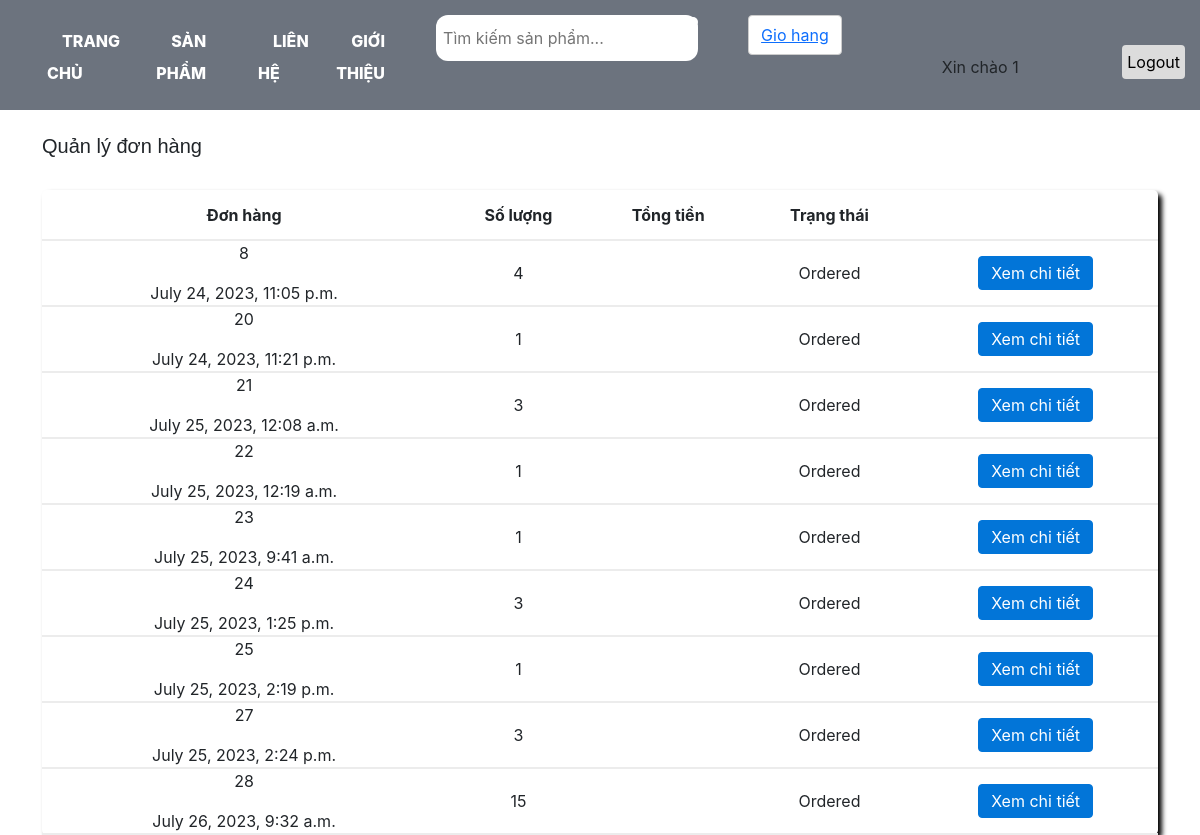
Screenshot of /order_list/ (signed in) with the database file from the repository.
### order/models.py (models this page shows)
class Users(AbstractUser):
    phone = models.CharField(max_length=10,null=True, blank=True)
    address = models.CharField(max_length=255,null=True, blank=True)
    class Meta:
        db_table = 'auth_user'

class Order(models.Model):
    status_choices = (
        (1, "Cart"),
        (2, "Ordered"),
        (3, "Cancelled"),
    )
    total_price = models.FloatField(default=0)
    quantity = models.PositiveIntegerField(default=0)
    user = models.ForeignKey(Users, related_name='users', on_delete=models.CASCADE, null=True, blank=True)
    status = models.IntegerField(choices=status_choices, default=1)
    datetime = models.DateTimeField(null=True, blank=True)

### product/views.py (the view, shortened to what this page needs)
# urls.py: path('order_list/',views.order_list, name="order_list"),
def order_list(request):
    list = Order.objects.filter(user=request.user, status =2)
    return render (request,'product/account.html',{'order':list})

### product/templates/product/account.html
{% extends 'product/base.html' %}
{% load static %}
{% block content %}
<br>
<h5>Quản lý đơn hàng</h5>
<br>
<table class ="order-tb">
    <tr class="tb-h">
        <th>Đơn hàng</th>
        <th>Số lượng</th>
        <th>Tổng tiền</th>
        <th>Trạng thái</th>
        <th></th>
    </tr>
    {% for i in order %}
        <tr class="table-order">
        <td><p>{{i.id}}</p>{{i.datetime}}</td>
        <td>{{i.quantity}}</td>
        <td>{{i.total}}</td>
        <td>{{i.get_status_display}}</td>
        <td><a href="{% url 'product:review_order' i.id%}" class="btn btn-primary">Xem chi tiết</a></td>
    {% endfor %}
        </tr>
</table>
{% endblock %}

### product/templates/product/base.html (shortened to what this page needs)
{% load static %}
<!DOCTYPE html>
<html>
    <head>
        <link rel="stylesheet" href="https://cdn.jsdelivr.net/npm/bootstrap@5.1.3/dist/css/bootstrap.min.css">
        <link rel="stylesheet" href="{% static 'css/product.css' %}">
        <link rel="stylesheet" href="https://cdn.jsdelivr.net/npm/bootstrap@5.3.0/dist/css/bootstrap.min.css">
    </head>
    <body>
    <header>
        <nav>
            <div class="content-nav">
                <ul>
                    <li><a href="#">Trang Chủ</a></li>
                    <li><a href="#">Sản Phẩm</a></li>
                    <li><a href="#">Liên Hệ</a></li>
                    <li><a href="#">Giới Thiệu</a></li>
                </ul>
                <form>
                    <input type="text" name="search" placeholder="Tìm kiếm sản phẩm..." />
                    <button type="submit"></button>
                </form>
            </div>
            <button type="button" class="btn btn-secondary"><a href="{% url 'product:show_cart' %}">Gio hang</a></button>
            <div class="user">
              {% if user.username %}
                  <p >Xin chào <span>{{user.username}}</span></p>
                  <p class="user-content"><a href="{% url 'product:logout'%}">Logout</a></p>
              {% else %}
              <p class="user-content"><a href="{% url 'product:register' %}">Đăng ký</a></p>
              <p class="user-content"><a href="{% url 'product:login'%}">Đăng nhập</a></p>
              {% endif %}
            </div>
        </nav>
    </header>
        <main class="container">
            <div class="row">
                <div class="col">
                {% block content %}
                {% endblock %}
                </div>
            </div>
        </main>
    </body>
</body>
</html>

### product/static/css/product.css (style rules this page uses)
body { margin-right: auto; margin-left: auto; }
.tb-description, .order-tb, .cart-tb { width: 100%; border-collapse: collapse; border-radius: 5px; box-shadow: 4px 4px 5px black; text-align: center; }
.tb-description td, .order-tb td, .cart-tb td { border-bottom: 2px solid #ececec; }
h4, h5 { font-family: sans-serif; font-size: 20px; font-weight: bold; }
td { width: auto; }
th, td { text-align: center; vertical-align: middle; }
th { height: 50px; border-bottom: 2px solid #ececec; }
.order-tb .tb-h { border-bottom: 2px solid #ececec; }

### product/templates/product/base.html (style rules this page uses)
* { padding: 0; margin: 0; box-sizing: border-box; font-family: 'Muli', -apple-system, BlinkMacSystemFont, 'Segoe UI', Roboto, 'Helvetica Neue', Arial, sans-serif, 'Apple Color Emoji', 'Segoe UI Emoji', 'Segoe UI Symbol', 'Noto Color Emoji'; }
li { list-style: none; }
nav { padding: 15px; width: 100%; display: flex; background: #6C737E; }
nav .content-nav { display: flex; line-height: 2rem; flex-direction: row; justify-content: flex-end; width: 60%; }
nav .content-nav ul { display: flex; position: relative; top:10px; }
nav .content-nav ul li a { text-decoration: none; color: white; text-transform: uppercase; padding: 0 15px; font-weight: 800; }
.content-nav form { position: relative; }
.content-nav form input { border: none; background: #fff; padding: 7px; outline: none; border-radius: 12px; }
.content-nav form button { padding: 5px; border-radius: 12px; position: absolute; right: 0; top: 2px; border: none; outline: none; background: #fff; }
.btn { cursor: pointer; outline: none; font-weight: 400; line-height: 1.25; text-align: center; white-space: nowrap; vertical-align: middle; border: 1px solid transparent; font-size: 1rem; border-radius: .25rem; transition: all .2s ease-in-out; }
.btn-secondary { color: #292b2c; background-color: #fff; border-color: #ccc; height: 40px; margin-left: 50px; }
.btn-primary { color: #fff; background-color: #0275d8; border-color: #0275d8; }
.user { display: flex; width: 250px; justify-content: space-between; align-items: flex-end; height: auto; margin-left:100px ; padding: 0; }
.user-content { padding: 5px; background-color: gainsboro; border-radius: 4px; }
.user-content a { color: #000; text-decoration: none; }

### rows the page displays
Order: id "8", datetime "July 24, 2023, 11:05 p.m.", quantity "4", status "Ordered"
Order: id "20", datetime "July 24, 2023, 11:21 p.m.", quantity "1", status "Ordered"
Order: id "21", datetime "July 25, 2023, 12:08 a.m.", quantity "3", status "Ordered"
Order: id "22", datetime "July 25, 2023, 12:19 a.m.", quantity "1", status "Ordered"
Order: id "23", datetime "July 25, 2023, 9:41 a.m.", quantity "1", status "Ordered"
Order: id "24", datetime "July 25, 2023, 1:25 p.m.", quantity "3", status "Ordered"
Order: id "25", datetime "July 25, 2023, 2:19 p.m.", quantity "1", status "Ordered"
Order: id "27", datetime "July 25, 2023, 2:24 p.m.", quantity "3", status "Ordered"
Order: id "28", datetime "July 26, 2023, 9:32 a.m.", quantity "15", status "Ordered"

### other values shown
{{ user.username }} "1"
